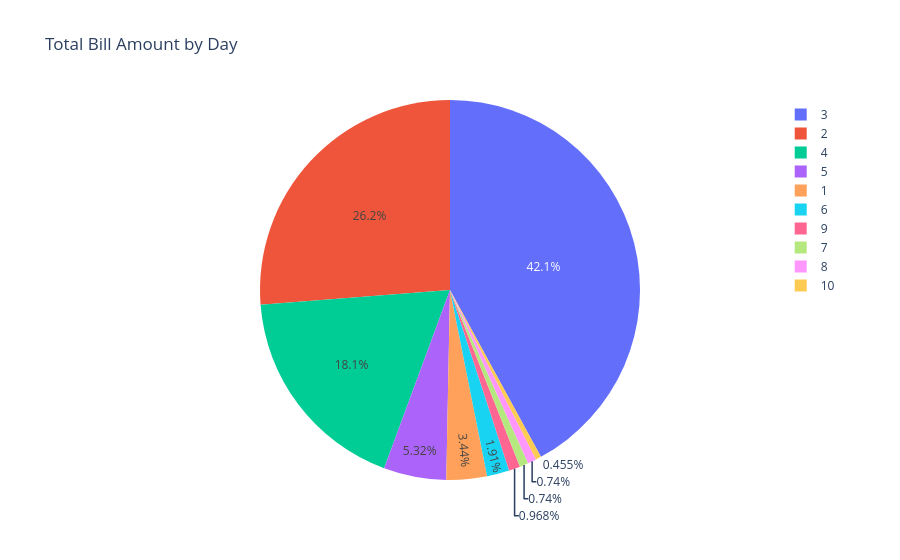

This figure's notebook cell:
### Code cell
fig = px.pie(df, names='bedRoom', title='Total Bill Amount by Day')

# Show the plot
fig.show()

### Figure 1 — Plotly figure (JSON) as saved in the notebook; plotly's stock layout.template omitted (floating-point values rounded to 4 significant figures; data arrays with more than 128 entries replaced by an {"elided": "..."} marker saying what was removed)
{"data": [{"domain": {"x": [0, 1], "y": [0, 1]}, "hovertemplate": "bedRoom=%{label}<extra></extra>", "labels": {"elided": "3514 int values"}, "legendgroup": "", "name": "", "showlegend": true, "type": "pie"}], "layout": {"legend": {"tracegroupgap": 0}, "title": {"text": "Total Bill Amount by Day"}}}
